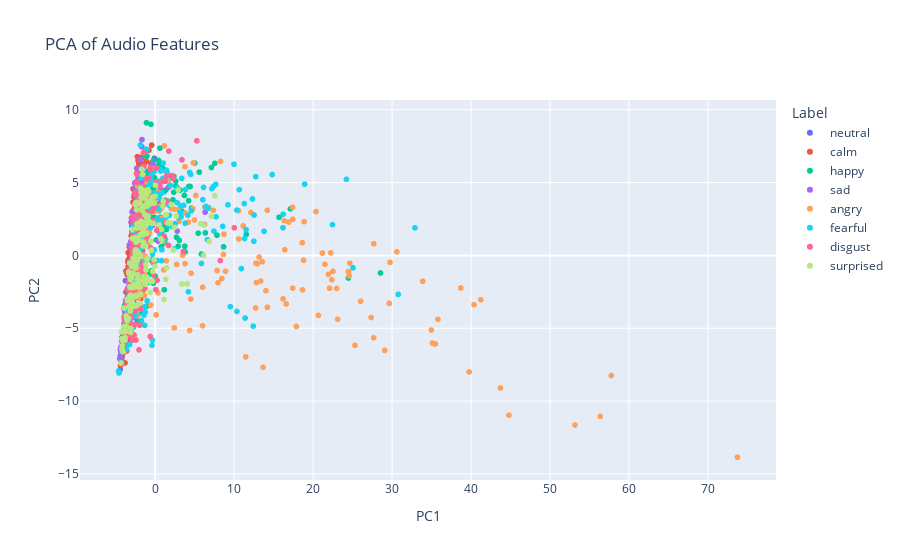

Notebook code for this chart:
### Code cell
# Apply PCA
pca = PCA(n_components=2)
pca_result = pca.fit_transform(features_scaled)

# Create a DataFrame for PCA results
pca_df = pd.DataFrame(pca_result, columns=["PC1", "PC2"])
pca_df["label"] = emotion_labels

# Plot PCA results
fig_PCA = px.scatter(
    pca_df,
    x="PC1",
    y="PC2",
    color=pca_df["label"].astype(str),  # Ensure labels are treated as categorical data
    title="PCA of Audio Features",
    labels={"color": "Label"},
)

fig_PCA.show()

### Figure 1 — Plotly figure (JSON) as saved in the notebook; plotly's stock layout.template omitted (floating-point values rounded to 4 significant figures; data arrays with more than 128 entries replaced by an {"elided": "..."} marker saying what was removed)
{"data": [{"hovertemplate": "Label=neutral<br>PC1=%{x}<br>PC2=%{y}<extra></extra>", "legendgroup": "neutral", "marker": {"color": "#636efa", "symbol": "circle"}, "mode": "markers", "name": "neutral", "showlegend": true, "type": "scattergl", "x": [-4.1, -3.921, -3.952, -3.881, -2.312, -2.867, -2.545, -2.456, -3.202, -3.148, -3.311, -3.008, -2.419, -1.92, -2.085, -2.34, -3.621, -3.414, -3.304, -3.786, -2.64, -2.178, -2.267, -2.288, -3.529, -3.477, -3.46, -3.486, -2.984, -3.042, -2.852, -3.03, -4.439, -4.337, -4.411, -4.09, -1.541, -1.708, -0.1047, -1.8, -4.082, -3.871, -4.025, -4.039, -2.949, -2.916, -2.464, -2.847, -3.944, -3.751, -3.801, -3.657, -2.656, -3.005, -2.718, -2.993, -3.206, -3.604, -3.654, -3.376, -2.679, -2.774, -2.163, -2.18, -3.672, -3.878, -3.663, -3.265, -3.141, -3.432, -3.76, -3.411, -3.622, -3.391, -3.503, -3.583, -2.257, -2.006, -2.083, -2.095, -3.394, -3.449, -3.358, -3.541, -2.8, -2.686, -2.691, -2.674, -3.23, -3.162, -3.074, -3.038, -1.995, -2.342, -1.945, -2.098], "xaxis": "x", "y": [-6.709, -5.954, -6.276, -6.049, 2.892, 0.1457, 0.1914, 1.351, -1.365, -2.537, -3.382, -2.447, 2.276, 5.069, 5.501, 4.823, -4.331, -3.03, -2.977, -5.173, 2.219, 4.408, 4.463, 4.832, -3.204, -3.198, -3.49, -3.703, -0.8904, -0.1952, 0.9682, -0.8067, -7.825, -6.659, -6.909, -5.499, 3.533, 3.295, 6.668, 3.148, -6.14, -5.296, -5.998, -6.058, 2.019, 1.463, 4.065, 1.761, -5.775, -4.892, -5.591, -5.005, 1.818, 1.33, 1.332, 0.4613, -3.58, -5.05, -5.171, -4.157, 2.149, 1.799, 1.42, 2.904, -5.458, -6.612, -6.076, -4.223, 0.244, -1.01, -1.734, -1.281, -4.54, -3.162, -4.205, -4.644, 4.334, 4.213, 4.664, 3.941, -4.698, -5.101, -5.802, -5.448, 1.381, 1.58, 1.353, 1.349, -3.099, -3.812, -3.908, -2.935, 6.293, 4.373, 5.024, 4.5], "yaxis": "y"}, {"hovertemplate": "Label=calm<br>PC1=%{x}<br>PC2=%{y}<extra></extra>", "legendgroup": "calm", "marker": {"color": "#EF553B", "symbol": "circle"}, "mode": "markers", "name": "calm", "showlegend": true, "type": "scattergl", "x": {"elided": "192 float values"}, "xaxis": "x", "y": {"elided": "192 float values"}, "yaxis": "y"}, {"hovertemplate": "Label=happy<br>PC1=%{x}<br>PC2=%{y}<extra></extra>", "legendgroup": "happy", "marker": {"color": "#00cc96", "symbol": "circle"}, "mode": "markers", "name": "happy", "showlegend": true, "type": "scattergl", "x": {"elided": "192 float values"}, "xaxis": "x", "y": {"elided": "192 float values"}, "yaxis": "y"}, {"hovertemplate": "Label=sad<br>PC1=%{x}<br>PC2=%{y}<extra></extra>", "legendgroup": "sad", "marker": {"color": "#ab63fa", "symbol": "circle"}, "mode": "markers", "name": "sad", "showlegend": true, "type": "scattergl", "x": {"elided": "192 float values"}, "xaxis": "x", "y": {"elided": "192 float values"}, "yaxis": "y"}, {"hovertemplate": "Label=angry<br>PC1=%{x}<br>PC2=%{y}<extra></extra>", "legendgroup": "angry", "marker": {"color": "#FFA15A", "symbol": "circle"}, "mode": "markers", "name": "angry", "showlegend": true, "type": "scattergl", "x": {"elided": "192 float values"}, "xaxis": "x", "y": {"elided": "192 float values"}, "yaxis": "y"}, {"hovertemplate": "Label=fearful<br>PC1=%{x}<br>PC2=%{y}<extra></extra>", "legendgroup": "fearful", "marker": {"color": "#19d3f3", "symbol": "circle"}, "mode": "markers", "name": "fearful", "showlegend": true, "type": "scattergl", "x": {"elided": "192 float values"}, "xaxis": "x", "y": {"elided": "192 float values"}, "yaxis": "y"}, {"hovertemplate": "Label=disgust<br>PC1=%{x}<br>PC2=%{y}<extra></extra>", "legendgroup": "disgust", "marker": {"color": "#FF6692", "symbol": "circle"}, "mode": "markers", "name": "disgust", "showlegend": true, "type": "scattergl", "x": {"elided": "192 float values"}, "xaxis": "x", "y": {"elided": "192 float values"}, "yaxis": "y"}, {"hovertemplate": "Label=surprised<br>PC1=%{x}<br>PC2=%{y}<extra></extra>", "legendgroup": "surprised", "marker": {"color": "#B6E880", "symbol": "circle"}, "mode": "markers", "name": "surprised", "showlegend": true, "type": "scattergl", "x": {"elided": "192 float values"}, "xaxis": "x", "y": {"elided": "192 float values"}, "yaxis": "y"}], "layout": {"legend": {"title": {"text": "Label"}, "tracegroupgap": 0}, "title": {"text": "PCA of Audio Features"}, "xaxis": {"anchor": "y", "domain": [0, 1], "title": {"text": "PC1"}}, "yaxis": {"anchor": "x", "domain": [0, 1], "title": {"text": "PC2"}}}}
